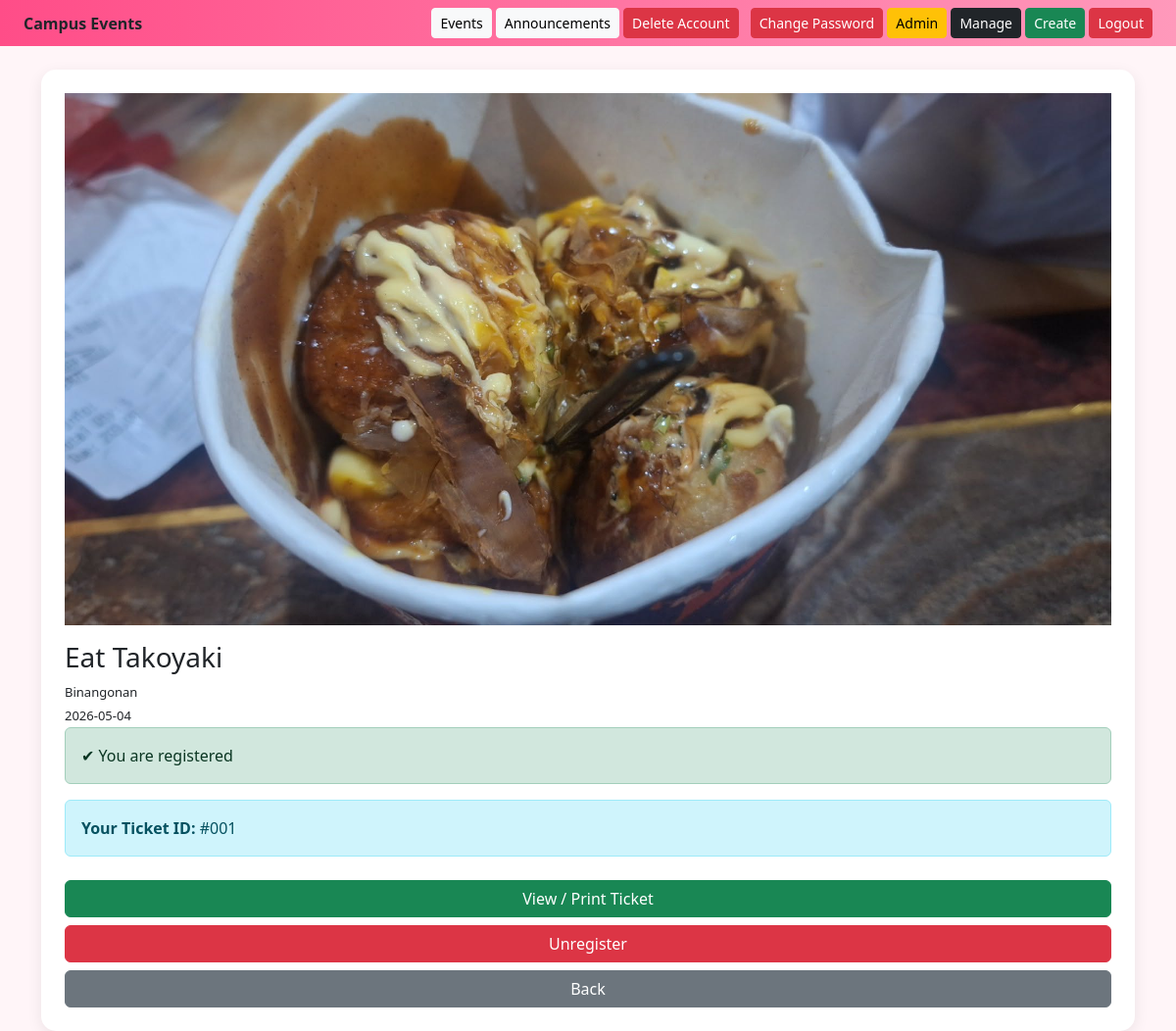
The app's page /WAD_SD_PROJECT/events/details.php?id=6 (signed in) with its own data.
### tables this page shows
CREATE TABLE `events` (
  `id` int(11) NOT NULL,
  `title` varchar(255) NOT NULL,
  `venue` varchar(255) NOT NULL,
  `event_date` date NOT NULL,
  `image` varchar(255) DEFAULT NULL
);

CREATE TABLE `registrations` (
  `id` int(11) NOT NULL,
  `user_id` int(11) NOT NULL,
  `event_id` int(11) NOT NULL,
  `name` varchar(100) DEFAULT NULL,
  `course` varchar(100) DEFAULT NULL,
  `department` varchar(100) DEFAULT NULL,
  `ticket_code` varchar(50) DEFAULT NULL,
  `full_name` varchar(100) DEFAULT NULL
);

### WAD_SD_PROJECT/events/details.php (the view, shortened to what this page needs)
<?php
include '../config.php';
$user_id = $_SESSION['user']['id'];
$id = $_GET['id'];
$e = $conn->query("SELECT * FROM events WHERE id=$id")->fetch_assoc();
$ticket_code = "";
$registered = false;
$c = $conn->prepare("SELECT * FROM registrations WHERE user_id=? AND event_id=?");
$c->bind_param("ii", $user_id, $id);
$c->execute();
$resCheck = $c->get_result();
if($resCheck->num_rows > 0){
    $registered = true;
    $data = $resCheck->fetch_assoc();
    $ticket_code = $data['ticket_code'];
}
?>
<!DOCTYPE html>
<html>
<head>
<?php include '../includes/bootstrap.php'; ?>
</head>
<body>
<?php include '../includes/navbar.php'; ?>
<div class="container mt-4">
<div class="card card-custom p-4">
<img src="../assets/uploads/<?= $e['image'] ?>" class="img-fluid mb-3">
<h3><?= $e['title'] ?></h3>
<p><?= $e['venue'] ?></p>
<p><?= $e['event_date'] ?></p>
<?php if(!$registered){ ?>
<form method="post">
<input class="form-control mb-2" name="name" placeholder="Full Name" required>
<input class="form-control mb-2" name="course" placeholder="Year / Course / Section" required>
<input class="form-control mb-2" name="department" placeholder="College Department" required>
<button name="register" class="btn btn-pink w-100">Register</button>
</form>
<?php } else { ?>
<div class="alert alert-success">✔ You are registered</div>
<div class="alert alert-info">
<b>Your Ticket ID:</b> <?= $ticket_code ?>
</div>
<a href="ticket.php?id=<?= $id ?>" class="btn btn-success w-100 mt-2">
View / Print Ticket
</a>
<a href="unregister.php?id=<?= $id ?>"
   class="btn btn-danger w-100 mt-2"
   onclick="return confirm('Are you sure you want to unregister?')">
Unregister
</a>
<?php } ?>
<a href="index.php" class="btn btn-secondary mt-2 w-100">Back</a>
</div>
</div>
</body>
</html>

### WAD_SD_PROJECT/assets/css/style.css (style rules this page uses)
body { background:#fff5f8; font-family:Segoe UI; }
.card-custom { border:none; border-radius:15px; box-shadow:0 4px 15px rgba(0,0,0,0.08); background:white; padding:10px; }
.card-custom p { font-size:13px; margin:2px 0; }

### records on screen
events: image (picture), title "Eat Takoyaki", venue "Binangonan", event_date "2026-05-04"
registrations: ticket_code "#001"
